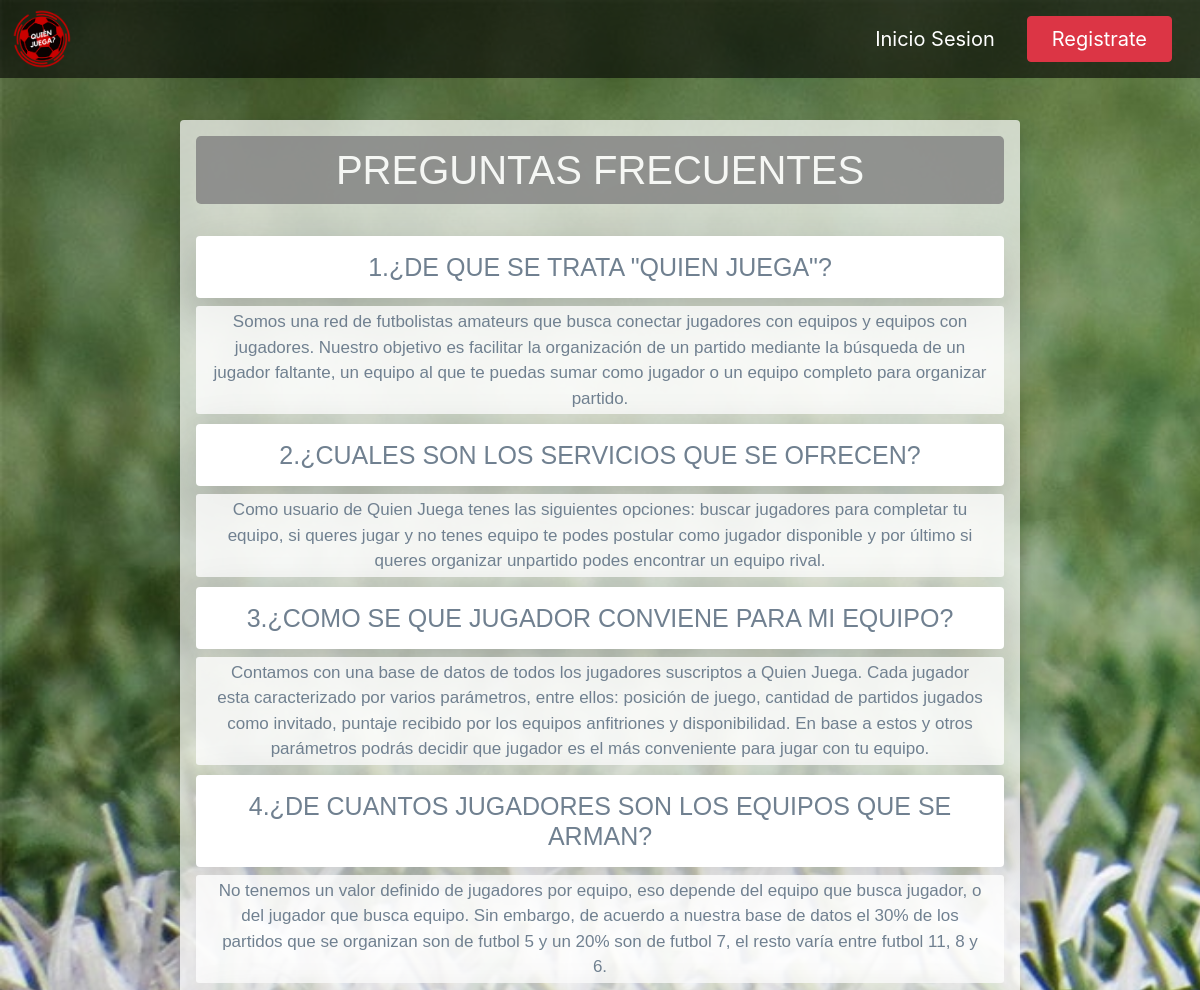
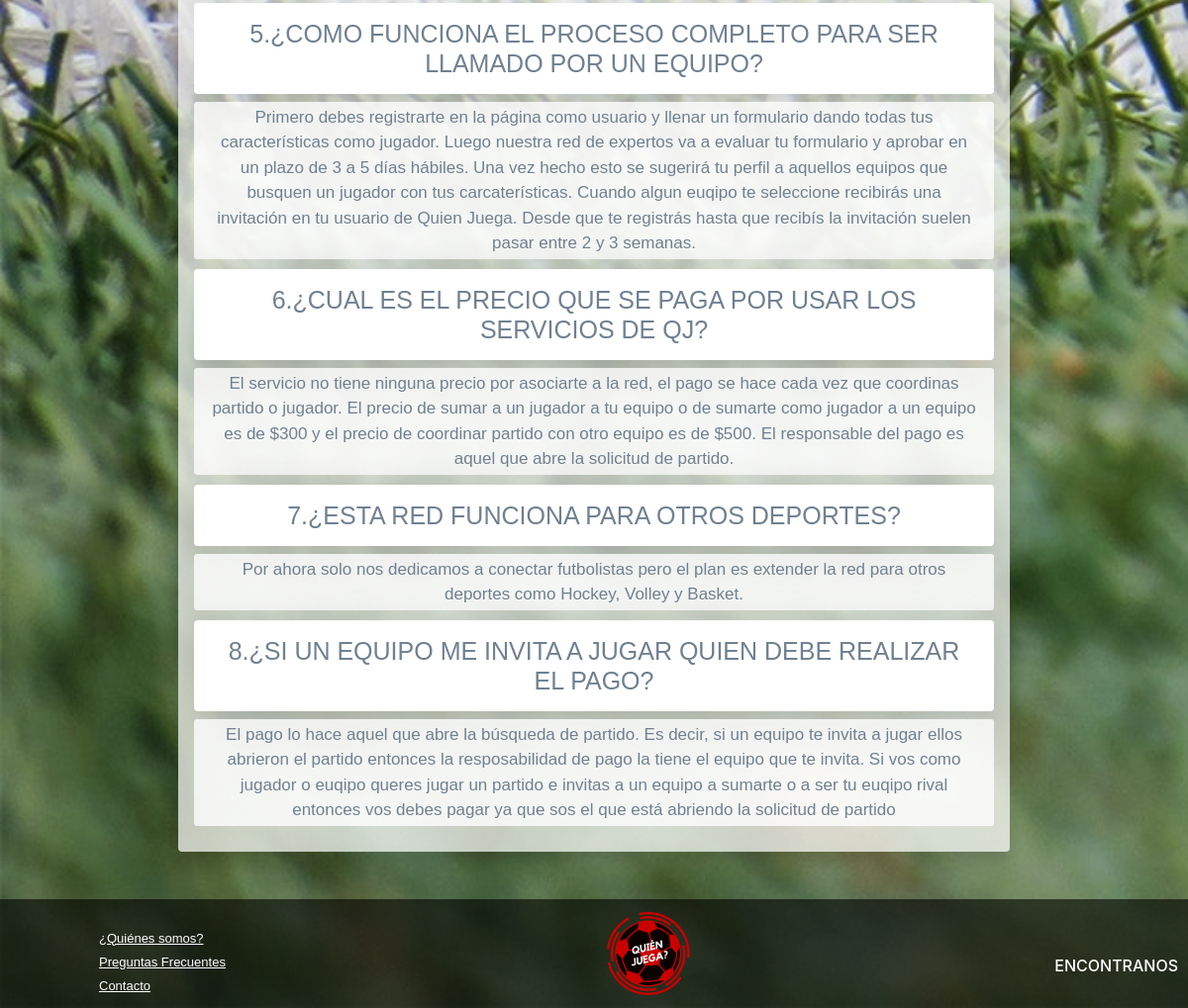
Screenshot of /PI_Todos/FAQ.php with the database file from the repository (2 pictures, top to bottom).
### tables this page shows
CREATE TABLE `faq` (
  `idFAQ` int(11) NOT NULL AUTO_INCREMENT,
  `Questions` varchar(250) DEFAULT NULL,
  `Answers` varchar(1000) DEFAULT NULL,
  PRIMARY KEY (`idFAQ`)
);

### PI_Todos/clases/preguntas.php (called while the page is built)
<?php
class PreguntasFrecuentes{
    static public function obtenerPreguntas($pdo){
    $query = $pdo->prepare("select * from quienjuega.faq");
    $query->execute();
    $faq = $query->fetchAll(PDO::FETCH_ASSOC);
    return $faq;
  }
}
 ?>

### PI_Todos/FAQ.php (the view, shortened to what this page needs)
<?php
require_once("autoload.php");
$preguntas = PreguntasFrecuentes::obtenerPreguntas($pdo);
?>
<!DOCTYPE html>
<html lang="en" dir="ltr">
  <head>
    <link rel="stylesheet" href="https://stackpath.bootstrapcdn.com/bootstrap/4.3.1/css/bootstrap.min.css">
    <link rel="stylesheet" href="css/styles.css">
  </head>
  <body class="container2">
    <?php require_once("navbar.php"); ?>
    <div class="div_1 shadow p-3 mb-5 bg-white rounded">
          <h1 class="titulo">PREGUNTAS FRECUENTES</h1>
          <br>
          <?php foreach($preguntas as $pregunta): ?>
            <h2 class="shadow-lg p-3 mb-2 bg-white rounded preguntas"><?= $pregunta["Questions"] ?></h2>
            <p class="respuesta"><?= $pregunta["Answers"] ?></p>
          <?php endforeach ?>
    </div>
<?php require_once("footer.php"); ?>
  </body>
</html>

### PI_Todos/navbar.php (shortened to what this page needs)
<header>
  <nav class="navbar navbar-dark bg-dark navbar-expand-lg navbar-light bg-light fixed-top p-1">
    <a class="navbar-brand" href="index.php">
      <img src="imagenes/logo-quienjuega.png" width="60" height="60" alt="logo" class="ml-2">
    </a>
    <div class="collapse navbar-collapse" id="navbarNav">
      <div class="navbar-nav ml-auto">
        <a class="nav-link nav-item active boton" href="iniciosesion.php">Inicio Sesion<span class="sr-only">(current)</span></a>
        <button type="button" name="button" class="btn btn-danger ml-4 mr-4 pl-4 pr-4"> <a href="registracion.php" class="boton">Registrate </a></button>
      </div>
    </div>
  </nav>
</header>

### PI_Todos/footer.php (shortened to what this page needs)
<footer class="footer">
    <a class="links" href="#">
      <p>¿Quiénes somos?</p>
    </a>
      <br>
    <a class="links" href="FAQ.php">Preguntas Frecuentes</a>
      <br>
    <a class="links" href="#">
      <p>Contacto</p>
    </a>
    <a href="#">
      <img class="img-footer" src="imagenes/logo-quienjuega.png" alt="logo">
    </a>
    <section>
      <h6 class="rrss">ENCONTRANOS</h6>
    </section>
</footer>

### PI_Todos/css/styles.css (style rules this page uses)
.container2 { background-image: url(../imagenes/grass.jpg); background-size: cover; background-repeat: no-repeat; }
.bg-dark { background-color: rgba(0,0,0,0.6)!important; }
.boton { color: white; font-size: 20px!important; }
.div_1 { margin-top: 120px; margin-bottom: 100px; max-width: 70%; margin-left: 15%; margin-right: 15%; background-color: rgba(255,255,255,0.7) !important; text-align: center; }
.titulo { background-color: Gray; opacity: 0.8; color: white; border-radius: 5px; padding: 10px; font-size: 30px; font-family: sans-serif; }
.preguntas { color:SlateGray; background-color: black; font-weight:lighter; font-size: 20px; font-family: sans-serif; }
.respuesta { color:SlateGray; background-color: white; font-weight:lighter; font-size: 15px; font-family: sans-serif; padding-left: 17px; padding-top: 3px; padding-bottom: 3px; padding-right: 17px; background-color: rgba(255,255,255,0.8) !important; border-radius: 3px; margin-bottom: 10px; }
.footer { width: 100%; height: 110px; box-sizing: border-box; position: relative; overflow: hidden; padding: 10px; background-color: rgba(0, 0, 0, 0.6); }
.links { position: absolute; left: 100px; margin-top: 20px; color: white; font-size: 13px; text-decoration: underline; font-family: sans-serif; }
.img-footer { width: 90px; heigth: 90px; position: absolute; bottom: 10px; margin-left: 50%; margin-right: 50% }
.rrss { float:right; color: white; }
@media (max-width:1366px) { .div_1 { width: 70%; } }
@media (max-width:1366px) { .titulo { font-size: 40px; } }
@media (max-width:1366px) { .preguntas { font-size:25px; } }
@media (max-width:1366px) { .respuesta { font-size: 17px; } }

### rows the page displays
faq: Questions "1.¿DE QUE SE TRATA \"QUIEN JUEGA\"?", Answers "Somos una red de futbolistas amateurs que busca conectar jugadores con equipos y equipos con jugadores. Nuestro objetivo es facilitar la organización de un partido mediante la búsqueda de un jugador faltante, un equipo al que te puedas sumar como jugador o un equipo completo para organizar partido."
faq: Questions "2.¿CUALES SON LOS SERVICIOS QUE SE OFRECEN?", Answers "Como usuario de Quien Juega tenes las siguientes opciones: buscar jugadores para completar tu equipo, si queres jugar y no tenes equipo te podes postular como jugador disponible y por último si queres organizar unpartido podes encontrar un equipo rival."
faq: Questions "3.¿COMO SE QUE JUGADOR CONVIENE PARA MI EQUIPO?", Answers "Contamos con una base de datos de todos los jugadores suscriptos a Quien Juega. Cada jugador esta caracterizado por varios parámetros, entre ellos: posición de juego, cantidad de partidos jugados como invitado, puntaje recibido por los equipos anfitriones y disponibilidad. En base a estos y otros parámetros podrás decidir que jugador es el más conveniente para jugar con tu equipo."
faq: Questions "4.¿DE CUANTOS JUGADORES SON LOS EQUIPOS QUE SE ARMAN?", Answers "No tenemos un valor definido de jugadores por equipo, eso depende del equipo que busca jugador, o del jugador que busca equipo. Sin embargo, de acuerdo a nuestra base de datos el 30% de los partidos que se organizan son de futbol 5 y un 20% son de futbol 7, el resto varía entre futbol 11, 8 y 6."
faq: Questions "5.¿COMO FUNCIONA EL PROCESO COMPLETO PARA SER LLAMADO POR UN EQUIPO?", Answers "Primero debes registrarte en la página como usuario y llenar un formulario dando todas tus características como jugador. Luego nuestra red de expertos va a evaluar tu formulario y aprobar en un plazo de 3 a 5 días hábiles. Una vez hecho esto se sugerirá tu perfil a aquellos equipos que busquen un jugador con tus carcaterísticas. Cuando algun euqipo te seleccione recibirás una invitación en tu usuario de Quien Juega. Desde que te registrás hasta que recibís la invitación suelen pasar entre 2 y 3 semanas."
faq: Questions "6.¿CUAL ES EL PRECIO QUE SE PAGA POR USAR LOS SERVICIOS DE QJ?", Answers "El servicio no tiene ninguna precio por asociarte a la red, el pago se hace cada vez que coordinas partido o jugador. El precio de sumar a un jugador a tu equipo o de sumarte como jugador a un equipo es de $300 y el precio de coordinar partido con otro equipo es de $500. El responsable del pago es aquel que abre la solicitud de partido."
faq: Questions "7.¿ESTA RED FUNCIONA PARA OTROS DEPORTES?", Answers "Por ahora solo nos dedicamos a conectar futbolistas pero el plan es extender la red para otros deportes como Hockey, Volley y Basket."
faq: Questions "8.¿SI UN EQUIPO ME INVITA A JUGAR QUIEN DEBE REALIZAR EL PAGO?", Answers "El pago lo hace aquel que abre la búsqueda de partido. Es decir, si un equipo te invita a jugar ellos abrieron el partido entonces la resposabilidad de pago la tiene el equipo que te invita. Si vos como jugador o euqipo queres jugar un partido e invitas a un equipo a sumarte o a ser tu euqipo rival entonces vos debes pagar ya que sos el que está abriendo la solicitud de partido"
